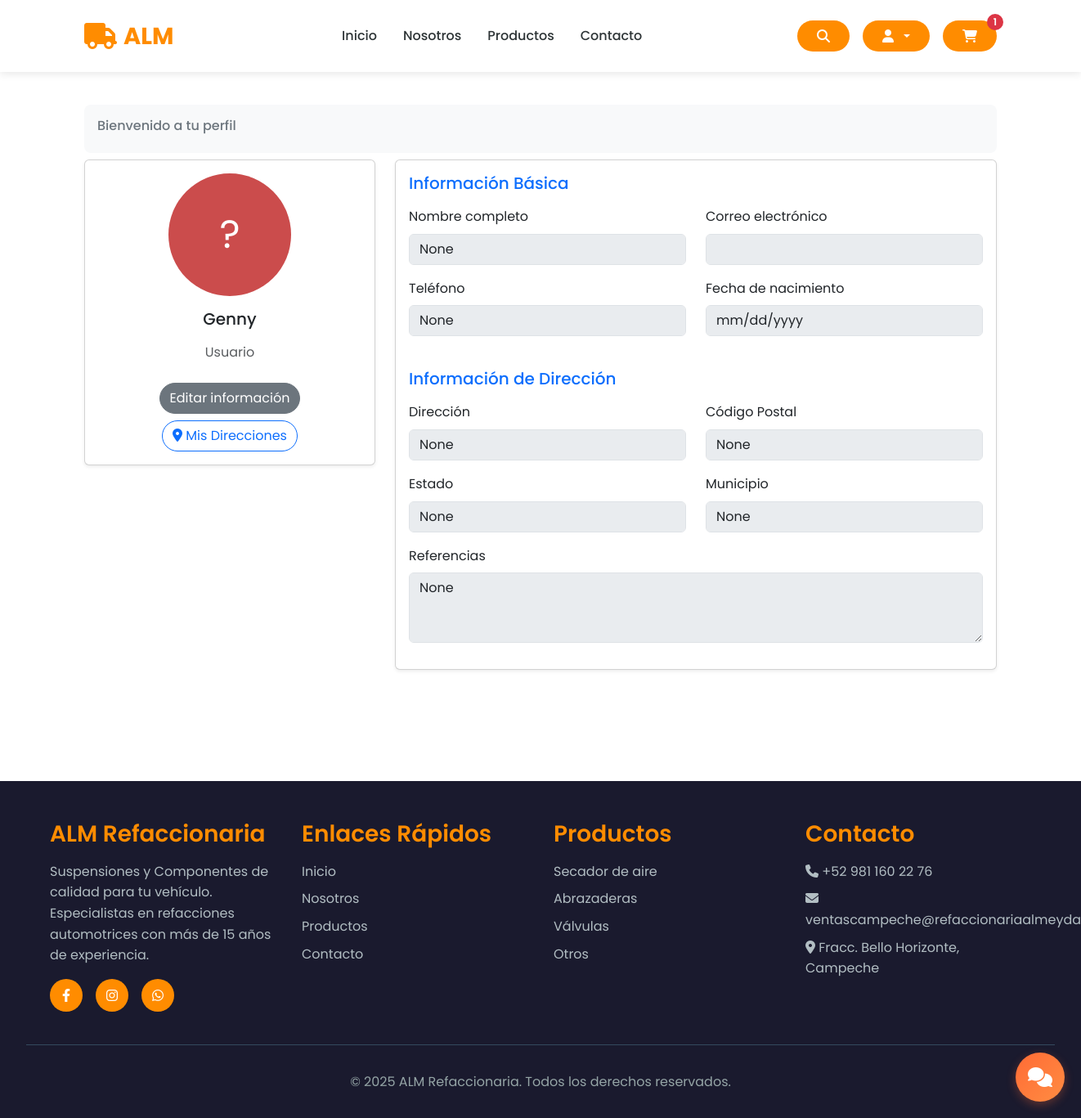
Page /profile/ (signed in) on the earlier database version.
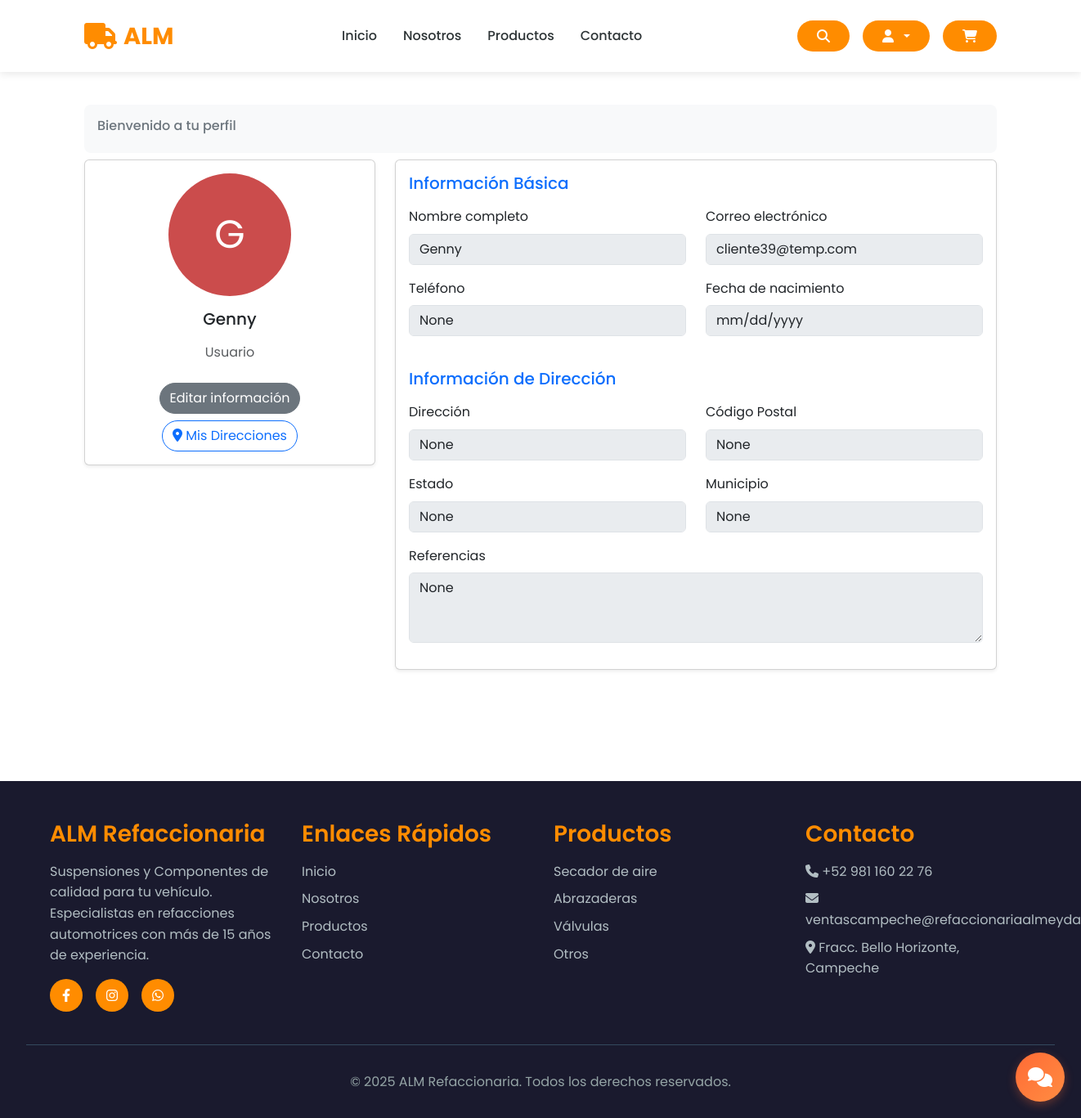
Same page on the later database version.
### store/models.py (models this page shows, shortened)
class Customer(models.Model):
    user = models.OneToOneField(User, null=True, blank=True, on_delete=models.CASCADE)
    name = models.CharField(max_length=200, null=True, blank=True)
    email = models.EmailField(max_length=200)
    phone_number = models.CharField(max_length=20, blank=True, null=True)
    address = models.CharField(max_length=250, blank=True, null=True)
    referencias = models.CharField(max_length=250, blank=True, null=True)
    date_of_birth = models.DateField(null=True, blank=True)
    zip_code = models.CharField(max_length=10, null=True, blank=True)
    state = models.CharField(
        max_length=3,
        choices=MEXICAN_STATES,
        blank=True,
        null=True
    )
    municipality = models.CharField(max_length=100, blank=True, null=True)

### store/views.py (the view)
# urls.py: path('profile/', views.profile, name='profile'),
@login_required
def profile(request):
    data = cartData(request)
    user = request.user
    cartItems = data['cartItems']
    try:
        customer = user.customer  # Usa la relación OneToOne
    except Customer.DoesNotExist:
        customer = None  # Por si el usuario es admin u otro sin Customer asociado
    return render(request, 'store/perfil.html', {
        'user': user,
        'customer': customer,
        'cartItems': cartItems
    })

### store/models.py (called while the page is built)
    @property
    def get_cart_items(self):
        return sum(item.quantity for item in self.orderitem_set.all())

### store/utils.py (called while the page is built)
def cartData(request):
    if request.user.is_authenticated:
        try:
            customer = request.user.customer
            order = Order.objects.filter(customer=customer, complete=False).first()
            if order:
                items = order.orderitem_set.all()
                cartItems = order.get_cart_items
            else:
                items = []
                order = {'get_cart_total': 0, 'get_cart_items': 0, 'shipping': False}
                cartItems = 0
        except Customer.DoesNotExist:
            items = []
            order = {'get_cart_total': 0, 'get_cart_items': 0, 'shipping': False}
            cartItems = 0
    else:
        items = []
        order = {'get_cart_total': 0, 'get_cart_items': 0, 'shipping': False}
        cartItems = 0
    return {'cartItems': cartItems, 'order': order, 'items': items}

### store/templates/store/perfil.html (shortened to what the changed rows need)
{% extends 'store/main.html' %}
{% load static %}
{% block content %}
<section>
  <div class="container py-5">
    <div class="row">
      <div class="col-lg-4">
        <div class="card mb-4 shadow-sm">
          <div class="card-body text-center">
            <div class="rounded-circle text-white d-flex align-items-center justify-content-center mx-auto" style="width: 150px; height: 150px; font-size: 3rem; background-color: #CB4C4C;">
              {% if customer.name %}
              {{ customer.name|first|upper }}
              {% else %}
                  ?
              {% endif %}
            </div>
            <h5 class="my-3">{{ user.username }} </h5>
            <p class="text-muted mb-1">Usuario</p>
            <div class="text-center mt-4">
                <a href="{% url 'edit_profile' %}" class="btn btn-secondary rounded-pill mb-2">Editar información</a>
                <br>
                <a href="{% url 'customer_addresses' %}" class="btn btn-outline-primary rounded-pill">
                </a>
            </div>
          </div>
        </div>
      </div>
      <div class="col-lg-8">
        <div class="card mb-4 shadow-sm">
          <div class="card-body">
            <form>
              <div class="row">
                <div class="col-md-6 mb-3">
                  <label for="name" class="form-label">Nombre completo</label>
                  <input type="text" class="form-control" id="name" value="{{ customer.name }}" disabled>
                </div>
                <div class="col-md-6 mb-3">
                  <label for="email" class="form-label">Correo electrónico</label>
                  <input type="email" class="form-control" id="email" value="{{ customer.email }}" disabled>
                </div>
              </div>
              <div class="row">
                <div class="col-md-6 mb-3">
                  <label for="phone" class="form-label">Teléfono</label>
                  <input type="text" class="form-control" id="phone" value="{{ customer.phone_number }}" disabled>
                </div>
              </div>
              <div class="row">
                <div class="col-md-6 mb-3">
                  <label for="address" class="form-label">Dirección</label>
                  <input type="text" class="form-control" id="address" value="{{ customer.address }}" disabled>
                </div>
                <div class="col-md-6 mb-3">
                  <label for="zip" class="form-label">Código Postal</label>
                  <input type="text" class="form-control" id="zip" value="{{ customer.zip_code }}" disabled>
                </div>
                <div class="col-md-6 mb-3">
                  <label for="zip" class="form-label">Estado</label>
                  <input type="text" class="form-control" id="state" value="{{ customer.state }}" disabled>
                </div>
                <div class="col-md-6 mb-3">
                  <label for="zip" class="form-label">Municipio</label>
                  <input type="text" class="form-control" id="municipality" value="{{ customer.municipality }}" disabled>
                </div>
              </div>
              <div class="row">
                <div class="col-md-12 mb-3">
                  <label for="references" class="form-label">Referencias</label>
                  <textarea class="form-control" id="references" rows="3" disabled>{{ customer.referencias }}</textarea>
                </div>
              </div>
            </form>
          </div>
        </div>
      </div>
    </div>
  </div>
</section>
{% endblock content %}

Differences in the rows shown:
changed Customer "None": name|first (not shown) → "G"; name "None" → "Genny"; email (not shown) → "cliente39@temp.com"
Other differences:
{{ cartItems }}: "1" → (not shown)
